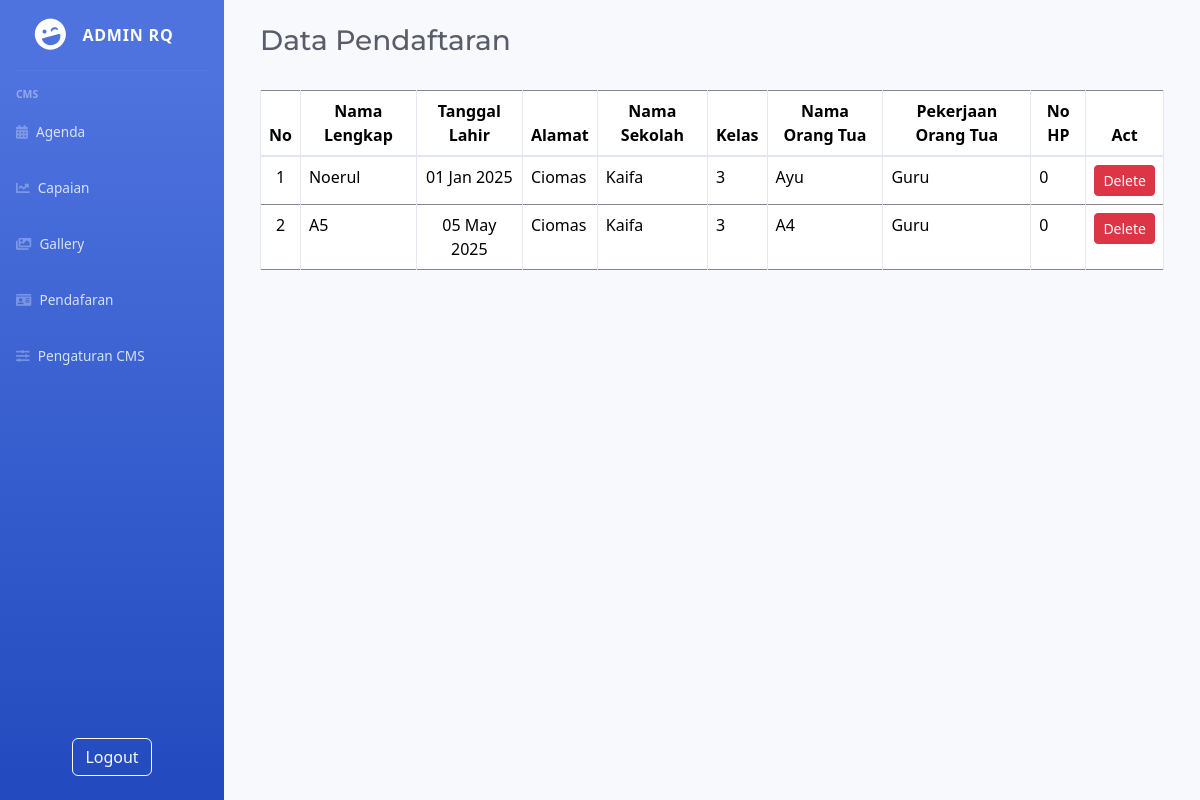
Page /index.php/daftar on the committed database.
### tables this page shows
CREATE TABLE `registration` (
  `id_registration` int(11) NOT NULL,
  `fullname` varchar(75) NOT NULL,
  `birth_date` date NOT NULL,
  `address` varchar(100) NOT NULL,
  `school` varchar(100) NOT NULL,
  `grade` int(11) NOT NULL,
  `parent` varchar(100) NOT NULL,
  `parent_job` varchar(100) NOT NULL,
  `parent_phone` int(11) NOT NULL,
  `is_deleted` tinyint(4) NOT NULL DEFAULT 0
);

### application/controllers/Daftar.php (called while the page is built, shortened)
<?php
class Daftar extends CI_Controller
{
    public function __construct()
    {
        $this->load->model('Daftar_model');
    }
    public function index()
    {
        $data['registration'] = $this->Daftar_model->get_all();
        $this->load->view('layout/header');
        $this->load->view('layout/sidebar');
        $this->load->view('admin/data_daftar', $data);
        $this->load->view('layout/footer');
    }
}

### index.php (called while the page is built, shortened)
<?php
require_once BASEPATH.'core/CodeIgniter.php';

### application/models/Daftar_model.php (called while the page is built, shortened)
<?php
class Daftar_model extends CI_Model
{
    public function get_all()
    {
        return $this->db
            ->where('is_deleted', 0)
            ->order_by('id_registration', 'DESC')
            ->get('registration')
            ->result();
    }
}

### application/views/admin/data_daftar.php (the view, shortened to what this page needs)
<div id="content-wrapper" class="d-flex flex-column">
    <div id="content" class="p-4">
        <div class="container-fluid">
            <div class="d-flex justify-content-between align-items-center mb-4">
                <h1 class="h3 text-gray-800">Data Pendaftaran</h1>
            </div>
            <div class="row">
                <div class="col-lg-12 mb-4">
                    <div class="table-responsive">
                        <table class="table table-bordered" id="dataTable" width="100%" cellspacing="0">
                            <thead>
                                <tr>
                                    <th class="text-center">No</th>
                                    <th class="text-center">Nama Lengkap</th>
                                    <th class="text-center">Tanggal Lahir</th>
                                    <th class="text-center">Alamat</th>
                                    <th class="text-center">Nama Sekolah</th>
                                    <th class="text-center">Kelas</th>
                                    <th class="text-center">Nama Orang Tua</th>
                                    <th class="text-center">Pekerjaan Orang Tua</th>
                                    <th class="text-center">No HP</th>
                                    <th class="text-center">Act</th>
                                </tr>
                            </thead>
                            <tbody>
                                <?php if (!empty($registration)) : ?>
                                    <?php
                                    $no = 1;
                                    foreach ($registration as $row) : ?>
                                        <tr>
                                            <td class="text-center"><?= $no++ ?></td>
                                            <td><?= $row->fullname ?></td>
                                            <td class="text-center"><?= date('d M Y', strtotime($row->birth_date)) ?></td>
                                            <td><?= $row->address ?></td>
                                            <td><?= $row->school ?></td>
                                            <td><?= $row->grade ?></td>
                                            <td><?= $row->parent ?></td>
                                            <td><?= $row->parent_job ?></td>
                                            <td><?= $row->parent_phone ?></td>
                                            <td class="text-center">
                                                <a href="<?= base_url('daftar/delete/' . $row->id_registration) ?>"
                                                    class="btn btn-sm btn-danger"
                                                    onclick="return confirm('Yakin ingin menghapus data ini?')">
                                                    Delete
                                                </a>
                                            </td>
                                        </tr>
                                    <?php endforeach; ?>
                                <?php else : ?>
                                    <tr>
                                        <td colspan="9" class="text-center text-muted">Tidak ada data Pendaftar.</td>
                                    </tr>
                                <?php endif; ?>
                            </tbody>
                        </table>
                    </div>
                </div>
            </div>
        </div>
    </div>
</div>
</div>

### application/views/layout/header.php (shortened to what this page needs)
<!DOCTYPE html>
<html lang="en">
<head>
    <link href="vendor/fontawesome-free/css/all.min.css" rel="stylesheet" type="text/css">
    <link rel="stylesheet" href="https://cdnjs.cloudflare.com/ajax/libs/font-awesome/5.7.2/css/all.min.css" />
    <link rel="stylesheet" href="public/css/bootstrap.min.css">
    <link rel="stylesheet" href="public/css/sb-admin-2.min.css">
    <link rel="stylesheet" href="public/css/styles.css?v= . filemtime(FCPATH . public/css/styles.css));">
    <link href="https://cdn.jsdelivr.net/npm/bootstrap@5.3.3/dist/css/bootstrap.min.css" rel="stylesheet">
</head>

### application/views/layout/sidebar.php
<div id="wrapper">
    <ul class="navbar-nav bg-gradient-primary sidebar sidebar-dark accordion" id="accordionSidebar">
        <a class="sidebar-brand d-flex align-items-center justify-content-center" href="dashboard">
            <div class="sidebar-brand-icon rotate-n-15">
                <i class="fas fa-laugh-wink"></i>
            </div>
            <div class="sidebar-brand-text mx-3">Admin RQ</div>
        </a>
        <hr class="sidebar-divider">
        <div class="sidebar-heading">CMS</div>
        <li class="nav-item">
            <a class="nav-link" href="Agenda">
                <i class="fas fa-calendar-alt"></i>
                <span>Agenda</span>
            </a>
        </li>
        <li class="nav-item">
            <a class="nav-link" href="Capaian">
                <i class="fas fa-chart-line"></i>
                <span>Capaian</span>
            </a>
        </li>
        <li class="nav-item">
            <a class="nav-link" href="Gallery">
                <i class="fas fa-images"></i>
                <span>Gallery</span>
            </a>
        </li>
        <li class="nav-item">
            <a class="nav-link" href="Daftar">
                <i class="fas fa-id-card"></i>
                <span>Pendafaran</span>
            </a>
        </li>
        <li class="nav-item">
            <a class="nav-link" href="CMSMenu">
                <i class="fas fa-sliders-h"></i>
                <span>Pengaturan CMS</span>
            </a>
        </li>
        <div class="mt-auto text-center p-4">
            <a class="btn btn-outline-light" href="logout">
                Logout
            </a>
        </div>
    </ul>

### application/views/layout/footer.php (shortened to what this page needs)
    </body>
</html>

### rows in the picture
registration: fullname "Noerul", birth_date "01 Jan 2025", address "Ciomas", school "Kaifa", grade "3", parent "Ayu", parent_job "Guru", parent_phone "0"
registration: fullname "A5", birth_date "05 May 2025", address "Ciomas", school "Kaifa", grade "3", parent "A4", parent_job "Guru", parent_phone "0"
